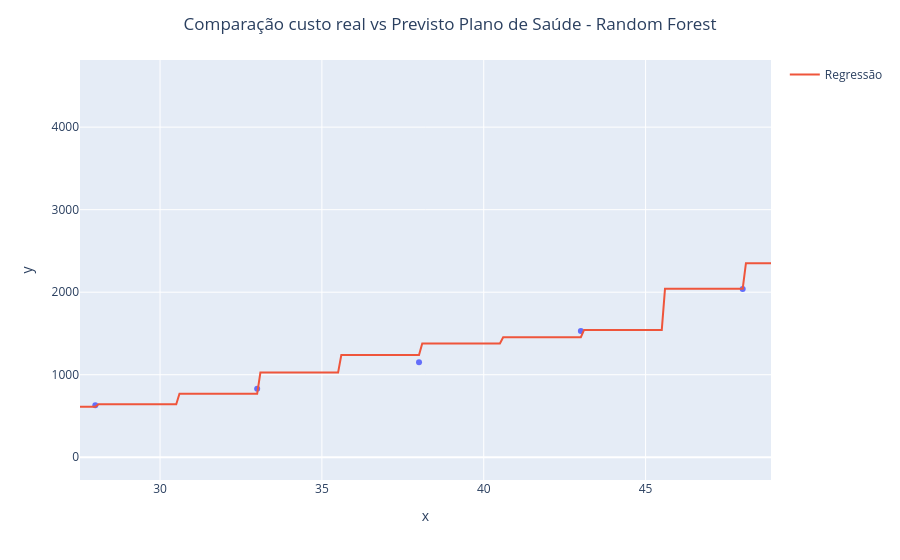

The notebook cell this image was saved under:
### Code cell
grafico = px.scatter(x = X_plano_saude2.ravel(), y = y_plano_saude2)
grafico.add_scatter(x = X_teste_arvore.ravel(), y = regressor_random_forest_saude.predict(X_teste_arvore), name = 'Regressão')
grafico.update_layout(
        title=f'Comparação custo real vs Previsto Plano de Saúde - Random Forest',
        title_x=0.5
    )

grafico.show()
grafico.write_html(f"Grafico_randomforest_regressao_planosaude_4.html")

### Figure 1 — Plotly figure (JSON) as saved in the notebook; plotly's stock layout.template omitted (floating-point values rounded to 4 significant figures; data arrays with more than 128 entries replaced by an {"elided": "..."} marker saying what was removed)
{"data": [{"hovertemplate": "x=%{x}<br>y=%{y}<extra></extra>", "legendgroup": "", "marker": {"color": "#636efa", "symbol": "circle"}, "mode": "markers", "name": "", "orientation": "v", "showlegend": false, "type": "scatter", "x": [18, 23, 28, 33, 38, 43, 48, 53, 58, 63], "xaxis": "x", "y": [470, 520, 630, 830, 1150, 1530, 2040, 3080, 5100, 10100], "yaxis": "y"}, {"name": "Regressão", "type": "scatter", "x": {"elided": "450 float values"}, "y": {"elided": "450 int values"}}], "layout": {"autosize": true, "legend": {"tracegroupgap": 0}, "margin": {"t": 60}, "title": {"text": "Comparação custo real vs Previsto Plano de Saúde - Random Forest", "x": 0.5}, "xaxis": {"anchor": "y", "autorange": false, "domain": [0, 1], "range": [27.53, 48.87], "title": {"text": "x"}, "type": "linear"}, "yaxis": {"anchor": "x", "autorange": false, "domain": [0, 1], "range": [-275.6, 4813.0], "title": {"text": "y"}, "type": "linear"}}}
